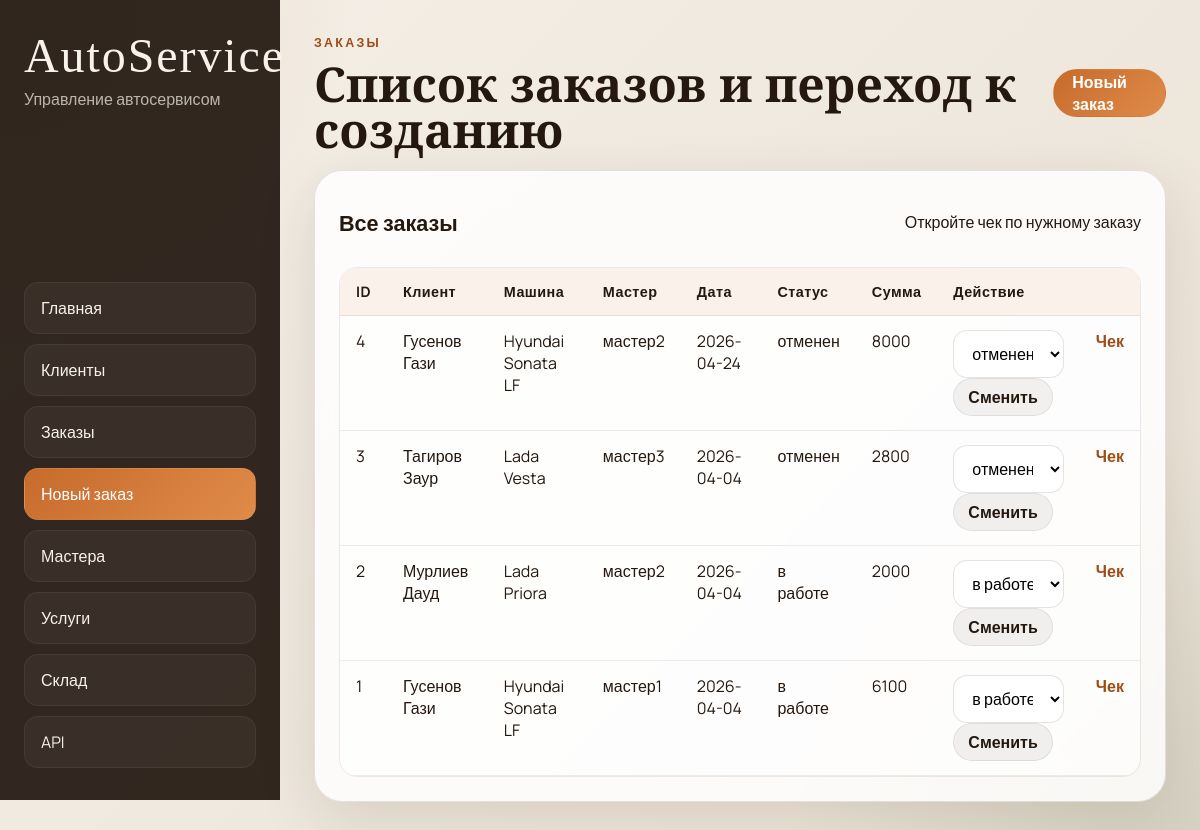
The page /orders on the database its author committed.
### tables this page shows
CREATE TABLE clients (
	client_id INTEGER PRIMARY KEY AUTOINCREMENT,
	full_name TEXT NOT NULL,
	phone_number VARCHAR(11) NOT NULL UNIQUE,
	email TEXT UNIQUE
	CONSTRAINT email_check CHECK(email like '%@%.%')
);

CREATE TABLE cars (
	car_id INTEGER PRIMARY KEY AUTOINCREMENT,
	client_id INTEGER,
	car_model TEXT NOT NULL,
	year INTEGER NOT NULL,
	vin VARCHAR(17) NOT NULL UNIQUE,
	FOREIGN KEY (client_id) REFERENCES clients(client_id) ON DELETE CASCADE
);

CREATE TABLE masters (
	master_id INTEGER PRIMARY KEY AUTOINCREMENT,
	master_name TEXT NOT NULL,
	phone_number varchar(11) NOT NULL UNIQUE,
	email TEXT UNIQUE,
	hire_date date DEFAULT CURRENT_DATE
	CONSTRAINT email_check CHECK(email like '%@%.%')
);

CREATE TABLE orders (
    order_id INTEGER PRIMARY KEY AUTOINCREMENT,
    car_id INTEGER,
    order_date TEXT DEFAULT (date('now')),
    status TEXT DEFAULT 'в работе',
    total_cost INTEGER DEFAULT 0,
	master_id INTEGER,
    FOREIGN KEY (car_id) REFERENCES cars(car_id),
	FOREIGN KEY (master_id) REFERENCES masters(master_id)
);

### autoservice/ui.py (the view)
@ui.route('/orders')
def orders_page():
    tables = get_tables()
    orders = db.session.execute(
        select(
            tables['orders'].c.order_id,
            tables['orders'].c.order_date,
            tables['orders'].c.status,
            tables['orders'].c.total_cost,
            tables['cars'].c.car_model,
            tables['clients'].c.full_name,
            tables['masters'].c.master_name,
        )
        .select_from(
            tables['orders']
            .join(tables['cars'], tables['orders'].c.car_id == tables['cars'].c.car_id)
            .join(tables['clients'], tables['cars'].c.client_id == tables['clients'].c.client_id)
            .outerjoin(tables['masters'], tables['orders'].c.master_id == tables['masters'].c.master_id)
        )
        .order_by(desc(tables['orders'].c.order_id))
    ).mappings().all()
    return render_template('orders.html', orders=orders)

### autoservice/ui.py (called while the page is built)
def get_tables():
    return current_app.extensions['autoservice_tables']

### templates/orders.html (shortened to what this page needs)
{% extends 'base.html' %}
{% block content %}
<section class="page-head">
  <div>
    <p class="eyebrow">Заказы</p>
    <h1>Список заказов и переход к созданию</h1>
  </div>
  <a class="button button-primary" href="{{ url_for('ui.new_order_page') }}">Новый заказ</a>
</section>
<section class="panel">
  <div class="panel-header">
    <h2>Все заказы</h2>
    <p>Откройте чек по нужному заказу</p>
  </div>
  <div class="table-wrap">
    <table>
      <thead>
        <tr>
          <th>ID</th>
          <th>Клиент</th>
          <th>Машина</th>
          <th>Мастер</th>
          <th>Дата</th>
          <th>Статус</th>
          <th>Сумма</th>
          <th>Действие</th>
          <th></th>
        </tr>
      </thead>
      <tbody>
        {% for order in orders %}
        <tr class="order-row" data-order-id="{{ order.order_id }}">
          <td>{{ order.order_id }}</td>
          <td>{{ order.full_name }}</td>
          <td>{{ order.car_model }}</td>
          <td>{{ order.master_name or 'Не назначен' }}</td>
          <td>{{ order.order_date }}</td>
          <td>{{ order.status }}</td>
          <td>{{ order.total_cost }}</td>
          <td class="order-status-cell">
            <select class="order-status-select" data-order-id="{{ order.order_id }}">
              <option value="в работе" {% if order.status == 'в работе' %}selected{% endif %}>в работе</option>
              <option value="отменен" {% if order.status == 'отменен' %}selected{% endif %}>отменен</option>
            </select>
            <button class="button button-secondary button-small order-status-save-btn" type="button">Сменить</button>
          </td>
          <td><a class="inline-link" href="{{ url_for('ui.receipt_page', order_id=order.order_id) }}">Чек</a></td>
        </tr>
        {% else %}
        <tr><td colspan="9" class="empty">Заказов пока нет</td></tr>
        {% endfor %}
      </tbody>
    </table>
  </div>
</section>
{% endblock %}

### static/styles.css (style rules this page uses)
:root { --bg: #f4efe7; --bg-2: #ebe2d6; --panel: rgba(255, 255, 255, 0.82); --panel-border: rgba(52, 35, 20, 0.12); --text: #24180f; --muted: #6f5d4c; --accent: #c66b2c; --accent-dark: #9e4d17; --accent-soft: rgba(198, 107, 44, 0.12); --danger: #b43b2f; --shadow: 0 18px 60px rgba(57, 33, 10, 0.12); --radius-xl: 28px; --radius-lg: 20px; --radius-md: 14px; }
* { box-sizing: border-box; }
html, body { min-height: 100%; }
body { margin: 0; color: var(--text); font-family: 'Manrope', sans-serif; background: radial-gradient(circle at top left, rgba(198, 107, 44, 0.18), transparent 24%), radial-gradient(circle at bottom right, rgba(87, 116, 84, 0.15), transparent 28%), linear-gradient(135deg, var(--bg) 0%, var(--bg-2) 100%); }
a { color: inherit; text-decoration: none; }
button, input, select, textarea { font: inherit; }
.hero, .panel, .stat-card, .selection-card { backdrop-filter: blur(16px); background: var(--panel); border: 1px solid var(--panel-border); box-shadow: var(--shadow); }
.hero h1, .page-head h1 { margin: 0; font-family: 'Cormorant Garamond', serif; font-size: clamp(2.3rem, 4vw, 4.2rem); line-height: 0.95; }
.eyebrow { margin: 0 0 10px; text-transform: uppercase; letter-spacing: 0.18em; color: var(--accent-dark); font-size: 0.78rem; font-weight: 800; }
.button { display: inline-flex; align-items: center; justify-content: center; min-height: 48px; padding: 0 18px; border-radius: 999px; border: 1px solid transparent; cursor: pointer; transition: transform 0.2s ease, opacity 0.2s ease, background 0.2s ease; font-weight: 700; }
.button-primary { background: linear-gradient(135deg, var(--accent), #e08b49); color: #fff; }
.button-secondary { background: rgba(36, 24, 15, 0.06); color: var(--text); border-color: rgba(36, 24, 15, 0.08); }
.button-small { min-height: 38px; padding: 0 14px; }
.panel { padding: 24px; border-radius: var(--radius-xl); }
.panel-header, .page-head { display: flex; justify-content: space-between; gap: 16px; align-items: center; margin-bottom: 18px; }
.panel-header h2, .panel h2 { margin: 0; font-size: 1.35rem; }
.table-wrap { overflow-x: auto; border-radius: 18px; border: 1px solid rgba(36, 24, 15, 0.08); }
.table-wrap table { width: 100%; border-collapse: collapse; min-width: 720px; background: rgba(255, 255, 255, 0.6); }
th, td { padding: 14px 16px; border-bottom: 1px solid rgba(36, 24, 15, 0.08); text-align: left; vertical-align: top; }
th { background: rgba(198, 107, 44, 0.09); font-size: 0.9rem; letter-spacing: 0.03em; }
.inline-link { color: var(--accent-dark); font-weight: 700; }
input, select { width: 100%; min-height: 48px; border-radius: 14px; border: 1px solid rgba(36, 24, 15, 0.12); background: rgba(255, 255, 255, 0.92); padding: 0 14px; outline: none; }

### rows shown on the page
clients: full_name "Гусенов Гази" "Гусенов Гази"
cars: car_model "Hyundai Sonata LF" "Hyundai Sonata LF"
masters: master_name "мастер2" "мастер2"
orders: order_date "2026-04-24", status "отменен", total_cost "8000", status "отменен"
clients: full_name "Тагиров Заур"
cars: car_model "Lada Vesta"
masters: master_name "мастер3"
orders: order_date "2026-04-04", status "отменен", total_cost "2800", status "отменен"
clients: full_name "Мурлиев Дауд"
cars: car_model "Lada Priora"
orders: order_date "2026-04-04", status "в работе", total_cost "2000", status "в работе"
masters: master_name "мастер1"
orders: order_date "2026-04-04", status "в работе", total_cost "6100", status "в работе"

### other values the page prints
{{ order.order_id }} "4" "3" "2" "1"
